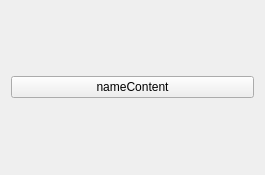
<?xml version="1.0" encoding="UTF-8"?>
<ui version="4.0">
 <class>ContentView</class>
 <widget class="QWidget" name="ContentView">
  <property name="geometry">
   <rect>
    <x>0</x>
    <y>0</y>
    <width>265</width>
    <height>175</height>
   </rect>
  </property>
  <property name="windowTitle">
   <string>Form</string>
  </property>
  <layout class="QGridLayout" name="gridLayout">
   <item row="0" column="0">
    <widget class="QPushButton" name="contentButton">
     <property name="minimumSize">
      <size>
       <width>0</width>
       <height>16</height>
      </size>
     </property>
     <property name="autoFillBackground">
      <bool>true</bool>
     </property>
     <property name="text">
      <string>nameContent</string>
     </property>
    </widget>
   </item>
  </layout>
 </widget>
 <resources/>
 <connections/>
</ui>
